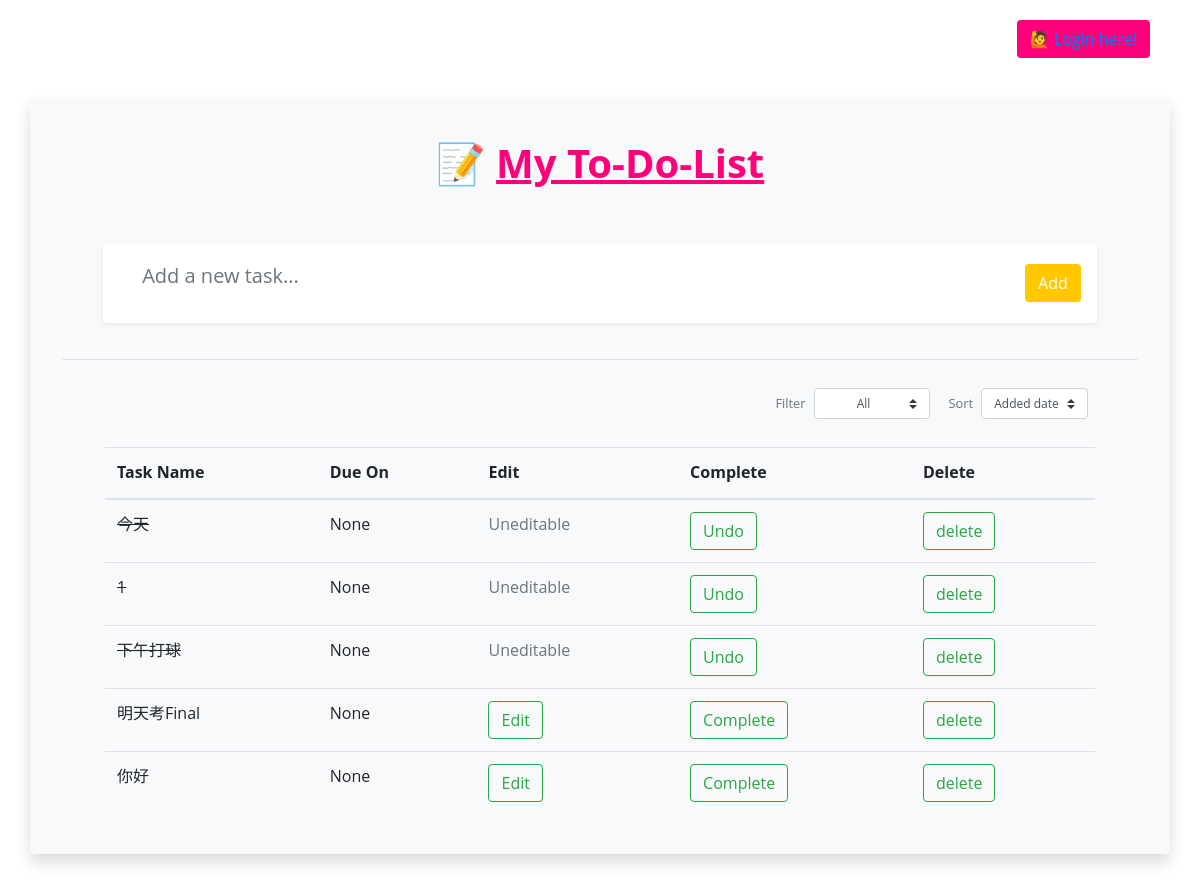
The page / on the database its author committed.
### home/models.py (models this page shows, shortened)
class Task(models.Model):
    id = models.BigAutoField(auto_created=True, primary_key=True)
    title=models.CharField(max_length=100)
    details=models.TextField(blank=True, null=True)
    create_date=models.DateTimeField(default=timezone.now)
    due_date=models.DateTimeField(blank=True, null=True)
    complete = models.BooleanField(default=False)
    user = models.ForeignKey(settings.AUTH_USER_MODEL, default=None, null=False, on_delete=models.CASCADE)

### home/views.py (the view)
# urls.py: path("", views.index, name="index"),
def index(request):
    template_name = "home/templates/index.html"
    if request.user.is_authenticated:
        todolist = Task.objects.filter(user=request.user)
    else:
        todolist = Task.objects.filter(user=None)
    context = {'todolist': todolist}
    return render(request, template_name=template_name, context=context)

### home/templates/index.html (shortened to what this page needs)
{% url 'home:index' as home_base_url %}
{% load static %}
<!DOCTYPE HTML>
<html lang="en">
<head>
    <link rel="stylesheet" href="https://stackpath.bootstrapcdn.com/bootstrap/4.1.3/css/bootstrap.min.css">
    <link rel="stylesheet" href="{% static 'css/fontawesome/fontawesome-all.min.css' %}">
</head>
<body>
	<section id="main" class="container-md mx-md-auto mx-1">
    {% if user.is_authenticated %}
        <button type="submit" class="btn btn-primary" style="position: absolute;
        top: 20px;
        right: 50px;background-color: rgb(255, 0, 123)!important; border-color:transparent!important;">Hi, {{ user.username }}! Click <a href="{% url 'accounts:logout' %}">here</a> to logout.</button>a></button>
    {% else %}
    <button class="btn btn-primary" style="position: absolute;
    top: 20px;
    right: 50px;background-color: rgb(255, 0, 123)!important; border-color:transparent!important;"><a href="{% url 'accounts:login' %}">🙋 Login here!</a></button>
    {% endif %}
    <br>
        <br>
		{% block main %}
        <div class="container m-5 p-2 rounded mx-auto bg-light shadow" style="background-color: pink;">
            <div class="row m-1 p-4">
                <div class="col">
                    <div class="p-1 h1 text-primary text-center mx-auto display-inline-block" style="color: rgb(255, 0, 123)!important;">
                        <b>📝 <u>My To-Do-List</u></b>
                    </div>
                </div>
            </div>
            <div class="row m-1 p-3">
                <div class="col col-11 mx-auto">
                    <form class="form-container" id = "infoForm" enctype="multipart/form-data" action="/create_task/"method="POST" role="form">
                        <div class="row bg-white rounded shadow-sm p-2 add-todo-wrapper align-items-center justify-content-center">
                            <div class="col form-group">
                                <input class="form-control form-control-lg border-0 add-todo-input bg-transparent rounded" type="text" name="title" placeholder="Add a new task..." required>
                            </div>
                            <div class="col-auto px-0 mx-0 mr-2 ">
                                <button type="submit" class="btn btn-primary" style="background-color:rgb(255, 200, 0)!important;border-color:transparent!important;">Add</button>
                            </div>
                        </div>
                    </form>
                </div>
            </div>
            <div class="p-2 mx-4 border-black-25 border-bottom"></div>
            <div class="row m-1 p-3 px-5 justify-content-end">
                <div class="col-auto d-flex align-items-center">
                    <label class="text-secondary my-2 pr-2 view-opt-label">Filter</label>
                    <select class="custom-select custom-select-sm btn my-2">
                        <option value="all" selected>All</option>
                    </select>
                </div>
                <div class="col-auto d-flex align-items-center px-1 pr-3">
                    <label class="text-secondary my-2 pr-2 view-opt-label">Sort</label>
                    <select class="custom-select custom-select-sm btn my-2">
                        <option value="added-date-asc" selected>Added date</option>
                    </select>
                    <i class="fa fa fa-sort-amount-asc text-info btn mx-0 px-0 pl-1" data-toggle="tooltip" data-placement="bottom" title="Ascending"></i>
                </div>
            </div>
            <div class="row mx-1 px-5 pb-3 w-80">
                <div class="col mx-auto">
                    <table class="table table-hover">
                        <thead>
                          <tr>
                            <th scope="col">Task Name</th>
                            <th scope="col">Due On</th>
                            <th scope="col">Edit</th>
                            <th scope="col">Complete</th>
                            <th scope="col">Delete</th>
                          </tr>
                        </thead>
                        <tbody class="no-underline">
                    {% for task in todolist %}
      {% if task.complete == True%}
      <tr>
        <td id="line-through">{{task.title}}</td>
        <td>{{task.due_date}}</td>
        <td><a class="text-secondary" href="#">Uneditable</a></td>
          <td>
          <form method="POST" action="/change_status/">
            <button type="submit" class="btn btn-outline-success my-2 my-sm-0" >Undo</button>
          </form>
        </td>
        <td>
            <button data-bs-toggle="modal" data-bs-target="#exampleModal" type="button" class="btn btn-outline-success my-2 my-sm-0" >delete</button>
        </td>
        {% else %}
        <tr>
            <td>{{task.title}}</td>
            <td>{{task.due_date}}</td>
          <td>
             <button data-bs-toggle="modal" data-bs-target="#exampleModal3" type="button" class="btn btn-outline-success my-2 my-sm-0" >Edit</button>
          </td>
           <td>
            <form method="POST" action="/change_status/">
            <button type="submit" class="btn btn-outline-success my-2 my-sm-0">Complete</button>
            </form>
          </td>
          <td>
             <button data-bs-toggle="modal" data-bs-target="#exampleModal2" type="button" class="btn btn-outline-success my-2 my-sm-0" >delete</button>
        </td>
        </tr>
        {% endif %}
        {% endfor %}
                        </tbody>
                    </table>
                </div>
            </div>
        </div>
        {% endblock %}
		</section>
</body>
</html>

### home/templates/index.html (style rules this page uses)
body { font-family: "Open Sans", sans-serif; line-height: 1.6; }
.add-todo-input, .edit-todo-input { outline: none; }
.view-opt-label, .date-label { font-size: 0.8rem; }
#line-through { text-decoration:line-through; }

### rows shown on the page
Task: title "今天", due_date "None"
Task: title "1", due_date "None"
Task: title "下午打球", due_date "None"
Task: title "明天考Final", due_date "None"
Task: title "你好", due_date "None"
